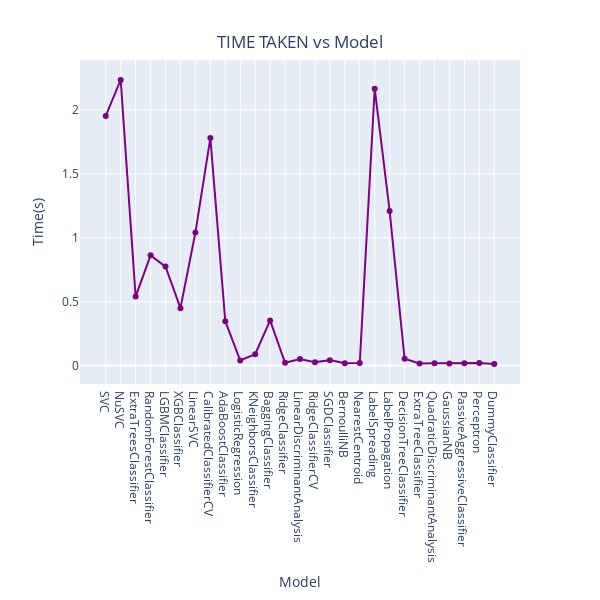

The notebook cell this image was saved under:
### Code cell
line = px.line(data_frame= models ,y =["Time Taken"] , markers = True, width=600, height=600)
line.update_xaxes(title="Model",
              rangeslider_visible = False)
line.update_yaxes(title = "Time(s)")
line.update_traces(line_color="purple")
line.update_layout(showlegend = False,
    title = {
        'text': 'TIME TAKEN vs Model',
        'y':0.94,
        'x':0.5,
        'xanchor': 'center',
        'yanchor': 'top'})

line.show()

### Figure 1 — Plotly figure (JSON) as saved in the notebook; plotly's stock layout.template omitted (floating-point values rounded to 4 significant figures)
{"data": [{"hovertemplate": "variable=Time Taken<br>Model=%{x}<br>value=%{y}<extra></extra>", "legendgroup": "Time Taken", "line": {"color": "purple", "dash": "solid"}, "marker": {"symbol": "circle"}, "mode": "markers+lines", "name": "Time Taken", "orientation": "v", "showlegend": true, "type": "scatter", "x": ["SVC", "NuSVC", "ExtraTreesClassifier", "RandomForestClassifier", "LGBMClassifier", "XGBClassifier", "LinearSVC", "CalibratedClassifierCV", "AdaBoostClassifier", "LogisticRegression", "KNeighborsClassifier", "BaggingClassifier", "RidgeClassifier", "LinearDiscriminantAnalysis", "RidgeClassifierCV", "SGDClassifier", "BernoulliNB", "NearestCentroid", "LabelSpreading", "LabelPropagation", "DecisionTreeClassifier", "ExtraTreeClassifier", "QuadraticDiscriminantAnalysis", "GaussianNB", "PassiveAggressiveClassifier", "Perceptron", "DummyClassifier"], "xaxis": "x", "y": [1.953, 2.235, 0.5391, 0.8621, 0.7743, 0.449, 1.041, 1.781, 0.3465, 0.039, 0.08867, 0.3528, 0.02098, 0.05082, 0.02491, 0.04197, 0.01715, 0.02019, 2.167, 1.209, 0.05269, 0.0157, 0.01747, 0.01645, 0.01854, 0.01865, 0.01133], "yaxis": "y"}], "layout": {"height": 600, "legend": {"title": {"text": "variable"}, "tracegroupgap": 0}, "margin": {"t": 60}, "showlegend": false, "title": {"text": "TIME TAKEN vs Model", "x": 0.5, "xanchor": "center", "y": 0.94, "yanchor": "top"}, "width": 600, "xaxis": {"anchor": "y", "domain": [0, 1], "rangeslider": {"visible": false}, "title": {"text": "Model"}}, "yaxis": {"anchor": "x", "domain": [0, 1], "title": {"text": "Time(s)"}}}}
